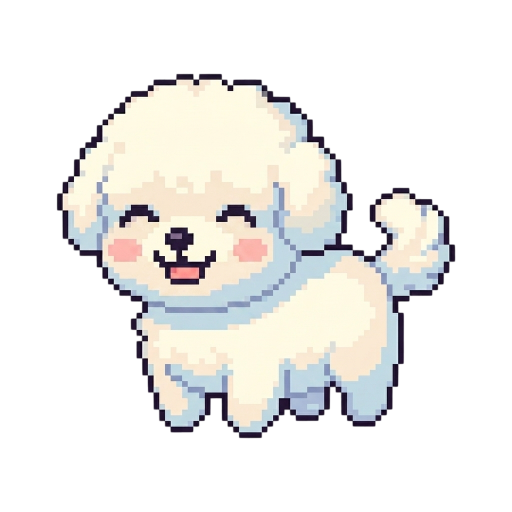
#> input picture assets/bichon/happy.png, 1024 x 1024 px, found by its file name (shown at 1/2 size)
$ python _gen_p2.py
#> lines starting #> are read from the running program, lines starting #| are printed output that depends on the picture; after the words box and inside, x2 and y2 are one past the last pixel; in counts of white or black regions, pixels touching at a corner belong together
"""
P2 픽셀아트 생성기
- breeds/{shiba,maltese,poodle,husky}.png (32x32 머리만, 종 선택 카드용)
- accessories/{hat_red,ribbon,collar,scarf,glasses}.png (32x32, 강아지 위 오버레이)
- icons/icon-256.png, icon-512.png (PWA 아이콘, happy 스프라이트 업스케일)
"""
from PIL import Image, ImageFilter
import os

BASE = os.path.dirname(os.path.abspath(__file__))

TR = (0, 0, 0, 0)
OUT = (60, 36, 28, 255)
EYE = (40, 26, 22, 255)
EYE_HL = (255, 255, 255, 255)
NOSE = (50, 32, 26, 255)
PINK = (255, 168, 178, 255)


def px(img, x, y, c):
    w, h = img.size
    if 0 <= x < w and 0 <= y < h:
        img.putpixel((x, y), c)


def rect(img, x0, y0, x1, y1, c):
    for y in range(y0, y1+1):
        for x in range(x0, x1+1):
            px(img, x, y, c)


def hline(img, x0, x1, y, c):
    for x in range(x0, x1+1): px(img, x, y, c)


def vline(img, x, y0, y1, c):
    for y in range(y0, y1+1): px(img, x, y, c)


# ----- 종별 머리 (32x32) ------------------------------------------------
# 각 종 — 색감만 다르게. 둥근 머리 + 귀 + 얼굴.
def head(fur, fur_d, belly, ear_style="droop", extra=None):
    img = Image.new("RGBA", (32, 32), TR)
    # ears
    if ear_style == "droop":
        # left ear (drooping)
        for i in range(4):
            hline(img, 7 - i, 7 + i, 8 + i, OUT)
        rect(img, 5, 9, 7, 12, fur_d)
        # right ear
        for i in range(4):
            hline(img, 24 - i, 24 + i, 8 + i, OUT)
        rect(img, 24, 9, 26, 12, fur_d)
    elif ear_style == "perked":
        # pointed up
        for i in range(5):
            hline(img, 7 - i + max(0, i-2), 7 + i - max(0, i-2), 4 + i, OUT)
        rect(img, 6, 5, 8, 8, fur_d)
        for i in range(5):
            hline(img, 24 - i + max(0, i-2), 24 + i - max(0, i-2), 4 + i, OUT)
        rect(img, 23, 5, 25, 8, fur_d)
    elif ear_style == "fluffy":
        # round fluffy ears
        rect(img, 5, 7, 8, 11, fur_d)
        px(img, 4, 8, OUT); px(img, 4, 9, OUT); px(img, 4, 10, OUT)
        px(img, 9, 7, OUT); px(img, 8, 6, OUT); px(img, 7, 6, OUT); px(img, 6, 7, OUT); px(img, 5, 7, OUT)
        rect(img, 23, 7, 26, 11, fur_d)
        px(img, 27, 8, OUT); px(img, 27, 9, OUT); px(img, 27, 10, OUT)
        px(img, 22, 7, OUT); px(img, 23, 6, OUT); px(img, 24, 6, OUT); px(img, 25, 6, OUT); px(img, 26, 7, OUT)

    # head outline
    hline(img, 10, 21, 9, OUT)
    px(img, 9, 10, OUT); px(img, 22, 10, OUT)
    vline(img, 8, 11, 22, OUT)
    vline(img, 23, 11, 22, OUT)
    hline(img, 9, 22, 23, OUT)

    # head fill
    rect(img, 9, 10, 22, 22, fur)
    rect(img, 12, 16, 19, 22, belly)

    # darker top
    hline(img, 10, 12, 10, fur_d)
    hline(img, 19, 21, 10, fur_d)

    # eyes (open)
    px(img, 12, 14, EYE); px(img, 12, 15, EYE); px(img, 13, 14, EYE_HL)
    px(img, 18, 14, EYE); px(img, 18, 15, EYE); px(img, 19, 14, EYE_HL)

    # nose
    rect(img, 14, 17, 17, 18, NOSE)
    px(img, 15, 17, (90, 60, 50, 255))

    # mouth — small smile
    px(img, 13, 20, OUT)
    px(img, 14, 21, OUT); px(img, 15, 20, OUT); px(img, 16, 20, OUT); px(img, 17, 21, OUT)
    px(img, 18, 20, OUT)

    if extra: extra(img, fur, fur_d, belly)
    return img


def shiba_extra(img, fur, fur_d, belly):
    # 시바: 갈색 + 흰 가슴 + 짙은 점 (이미 기본 톤)
    pass


def maltese_extra(img, fur, fur_d, belly):
    # 말티즈: 흰. extra fluff 점들
    px(img, 10, 11, fur_d); px(img, 21, 11, fur_d)


def poodle_extra(img, fur, fur_d, belly):
    # 푸들: 곱슬 점 패턴 추가
    for (x, y) in [(11,12),(13,11),(15,11),(17,11),(19,12),(20,13),(11,13)]:
        px(img, x, y, fur_d)


def husky_extra(img, fur, fur_d, belly):
    # 허스키: 파란 눈 + 마스크 패턴
    BLUE = (130, 200, 240, 255); BLUE_D = (90, 160, 220, 255)
    px(img, 12, 14, BLUE_D); px(img, 13, 14, EYE_HL); px(img, 12, 15, BLUE)
    px(img, 18, 14, BLUE_D); px(img, 19, 14, EYE_HL); px(img, 18, 15, BLUE)
    # white mask on muzzle 영역은 belly가 이미 그려서 OK
    # 어두운 마스크 위 양 옆
    rect(img, 9, 11, 11, 13, fur_d)
    rect(img, 20, 11, 22, 13, fur_d)


BREEDS = {
    "shiba":   {"fur":(235,178,110,255), "fur_d":(200,138,78,255),  "belly":(252,232,200,255), "ear":"droop",  "extra":shiba_extra},
    "maltese": {"fur":(252,248,238,255), "fur_d":(220,210,196,255), "belly":(255,255,250,255), "ear":"droop",  "extra":maltese_extra},
    "poodle":  {"fur":(240,228,210,255), "fur_d":(180,160,140,255), "belly":(252,244,228,255), "ear":"fluffy", "extra":poodle_extra},
    "husky":   {"fur":(180,180,200,255), "fur_d":(110,110,140,255), "belly":(245,245,250,255), "ear":"perked", "extra":husky_extra},
}


def gen_breeds():
    out = os.path.join(BASE, "breeds")
    os.makedirs(out, exist_ok=True)
    for bid, p in BREEDS.items():
        img = head(p["fur"], p["fur_d"], p["belly"], p["ear"], p["extra"])
        img.save(os.path.join(out, f"{bid}.png"))
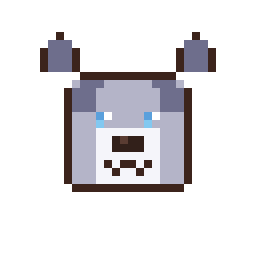
#> img: PIL image 32x32 RGBA (shown 8 times larger); mean R, G, B, A 37.5, 36, 39.1, 67.2; transparent parts drawn white


# ----- 액세서리 32x32 -------------------------------------------------
def acc_canvas():
    return Image.new("RGBA", (32, 32), TR)


def make_hat_red():
    img = acc_canvas()
    # 빨간 모자 (top hat 아닌, 둥근 야구모자/베레)
    RED = (220, 60, 70, 255); RED_D = (160, 30, 40, 255); WHITE = (255, 255, 255, 255)
    # brim
    hline(img, 5, 26, 22, OUT)
    hline(img, 6, 25, 21, RED_D)
    # crown
    rect(img, 8, 12, 23, 21, RED)
    rect(img, 8, 12, 23, 13, RED_D)
    # outline
    hline(img, 8, 23, 11, OUT)
    vline(img, 7, 12, 21, OUT)
    vline(img, 24, 12, 21, OUT)
    # white star
    px(img, 14, 16, WHITE); px(img, 15, 15, WHITE); px(img, 16, 15, WHITE); px(img, 17, 16, WHITE)
    px(img, 14, 17, WHITE); px(img, 17, 17, WHITE); px(img, 15, 18, WHITE); px(img, 16, 18, WHITE)
    return img


def make_ribbon():
    img = acc_canvas()
    PINK_R = (255, 130, 170, 255); PINK_RD = (200, 80, 130, 255); CENTER = (255, 230, 240, 255)
    # left bow
    rect(img, 5, 11, 12, 19, PINK_R)
    px(img, 5, 11, OUT); px(img, 12, 11, OUT); px(img, 5, 19, OUT); px(img, 12, 19, OUT)
    vline(img, 4, 12, 18, OUT); vline(img, 13, 12, 18, PINK_RD)
    # right bow
    rect(img, 19, 11, 26, 19, PINK_R)
    px(img, 19, 11, OUT); px(img, 26, 11, OUT); px(img, 19, 19, OUT); px(img, 26, 19, OUT)
    vline(img, 18, 12, 18, PINK_RD); vline(img, 27, 12, 18, OUT)
    # center knot
    rect(img, 13, 13, 18, 17, CENTER)
    rect(img, 13, 13, 18, 13, OUT); rect(img, 13, 17, 18, 17, OUT)
    vline(img, 13, 13, 17, OUT); vline(img, 18, 13, 17, OUT)
    return img


def make_collar():
    img = acc_canvas()
    LEATHER = (170, 90, 50, 255); LEATHER_D = (110, 60, 30, 255); GOLD = (245, 210, 80, 255); GOLD_D = (200, 150, 30, 255)
    # collar band
    rect(img, 2, 13, 29, 18, LEATHER)
    hline(img, 2, 29, 13, OUT)
    hline(img, 2, 29, 18, OUT)
    hline(img, 2, 29, 14, LEATHER_D)
    hline(img, 2, 29, 17, LEATHER_D)
    # studs
    for x in [6, 11, 21, 26]:
        rect(img, x, 15, x+1, 16, GOLD)
        px(img, x, 15, OUT); px(img, x+1, 16, GOLD_D)
    # bone tag
    rect(img, 13, 19, 18, 24, GOLD)
    rect(img, 13, 19, 18, 19, OUT); rect(img, 13, 24, 18, 24, OUT)
    vline(img, 12, 20, 23, OUT); vline(img, 19, 20, 23, OUT)
    px(img, 13, 21, OUT); px(img, 18, 21, OUT)
    rect(img, 14, 21, 17, 22, GOLD_D)
    return img


def make_scarf():
    img = acc_canvas()
    BLUE = (110, 180, 230, 255); BLUE_D = (60, 120, 180, 255); WHITE = (240, 248, 255, 255)
    # wrap around neck
    rect(img, 3, 13, 28, 18, BLUE)
    hline(img, 3, 28, 13, OUT); hline(img, 3, 28, 18, OUT)
    # stripes
    for x in range(4, 28, 4):
        vline(img, x, 14, 17, BLUE_D)
        vline(img, x+1, 14, 17, WHITE)
    # tail flowing down right
    rect(img, 21, 18, 26, 26, BLUE)
    px(img, 21, 18, OUT); px(img, 26, 18, OUT)
    vline(img, 20, 19, 26, OUT); vline(img, 27, 19, 25, OUT)
    hline(img, 21, 26, 27, OUT)
    # stripe on tail
    vline(img, 22, 20, 25, BLUE_D)
    vline(img, 24, 20, 25, WHITE)
    return img


def make_glasses():
    img = acc_canvas()
    FRAME = (40, 40, 50, 255); LENS = (150, 200, 240, 180); LENS_HL = (255, 255, 255, 220)
    # left lens
    rect(img, 4, 12, 13, 19, LENS)
    hline(img, 4, 13, 11, FRAME); hline(img, 4, 13, 20, FRAME)
    vline(img, 3, 12, 19, FRAME); vline(img, 14, 12, 19, FRAME)
    # right lens
    rect(img, 18, 12, 27, 19, LENS)
    hline(img, 18, 27, 11, FRAME); hline(img, 18, 27, 20, FRAME)
    vline(img, 17, 12, 19, FRAME); vline(img, 28, 12, 19, FRAME)
    # bridge
    hline(img, 14, 17, 14, FRAME); hline(img, 14, 17, 16, FRAME)
    # highlights
    rect(img, 5, 13, 7, 14, LENS_HL)
    rect(img, 19, 13, 21, 14, LENS_HL)
    return img


ACC = {
    "hat_red": make_hat_red,
    "ribbon": make_ribbon,
    "collar": make_collar,
    "scarf": make_scarf,
    "glasses": make_glasses,
}


def gen_accessories():
    out = os.path.join(BASE, "accessories")
    os.makedirs(out, exist_ok=True)
    for name, fn in ACC.items():
        img = fn()
        img.save(os.path.join(out, f"{name}.png"))
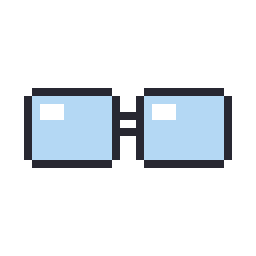
#> img: PIL image 32x32 RGBA (shown 8 times larger); mean R, G, B, A 27.6, 34.9, 41.4, 47.5; transparent parts drawn white


# ----- PWA 아이콘 (256, 512) ------------------------------------------
def gen_icons():
    out = os.path.join(BASE, "icons")
    os.makedirs(out, exist_ok=True)
    # base: puppy/happy.png 32x32 → upscale NEAREST
    happy = Image.open(os.path.join(BASE, "puppy", "happy.png")).convert("RGBA")
#> happy is the input picture: PIL image 1024x1024 RGBA; mean R, G, B, A 74.3, 73.3, 70.8, 90
    # composite onto pastel background with rounded mask
    for size in (256, 512):
        bg = Image.new("RGBA", (size, size), (253, 233, 217, 255))
        # soft circle gradient — simple radial via mask
        # round corners
        radius = size // 7
        # mask for rounded square
        mask = Image.new("L", (size, size), 0)
        from PIL import ImageDraw
        d = ImageDraw.Draw(mask)
        d.rounded_rectangle((0, 0, size-1, size-1), radius=radius, fill=255)
        # decorative: sun in corner
        d2 = ImageDraw.Draw(bg)
        d2.ellipse((size*0.06, size*0.06, size*0.22, size*0.22), fill=(255, 226, 138, 255))
        # puppy in center, large
        ph = happy.resize((int(size*0.7), int(size*0.7)), Image.NEAREST)
        cx = (size - ph.width) // 2
        cy = (size - ph.height) // 2 + int(size*0.04)
        bg.alpha_composite(ph, (cx, cy))
        # apply mask
        out_img = Image.new("RGBA", (size, size), (0,0,0,0))
        out_img.paste(bg, (0, 0), mask)
        out_img.save(os.path.join(out, f"icon-{size}.png"))
#> this loop made 2 passes
#> pass 1, in gen_icons, `bg = Image.new("RGBA", (size, size), (253, 233, 217, 255))`:
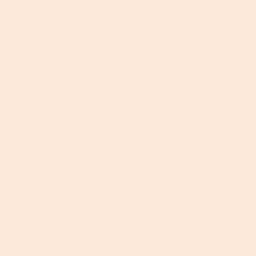
#> bg: PIL image 256x256 RGBA; mean R, G, B, A 253, 233, 217, 255
#> pass 1, in gen_icons, `ph = happy.resize((int(size*0.7), int(size*0.7)), Image.NEAREST)`:
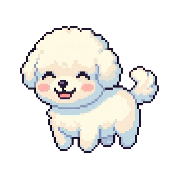
#> ph: PIL image 179x179 RGBA; mean R, G, B, A 73.7, 72.5, 70.2, 89.4; transparent parts drawn white
#> after the loop:
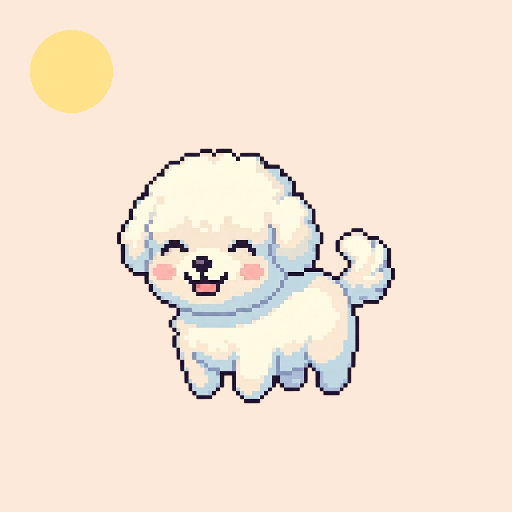
#> bg: PIL image 512x512 RGBA; mean R, G, B, A 245.6, 228.4, 212.4, 255
#> after the loop:
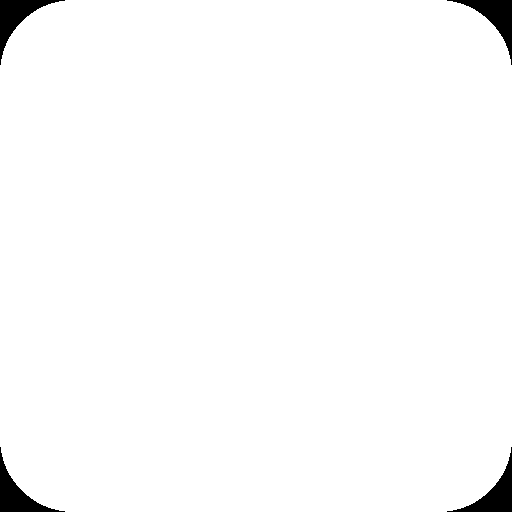
#> mask: PIL image 512x512 L; 98.2% white; 4 black regions, box (x1, y1, x2, y2) and area: (0, 0, 65, 65) 1164, (447, 0, 512, 65) 1164, (0, 447, 65, 512) 1164, (447, 447, 512, 512) 1164
#> after the loop:
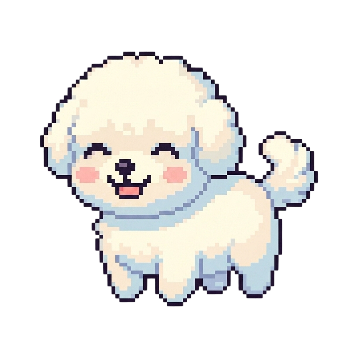
#> ph: PIL image 358x358 RGBA; mean R, G, B, A 74.3, 73.2, 70.8, 90; transparent parts drawn white


def main():
    gen_breeds()
    gen_accessories()
    gen_icons()
    print("P2 assets generated")


if __name__ == "__main__":
    main()

$ run again, with assets/bichon/eating.png copied over assets/bichon/happy.png
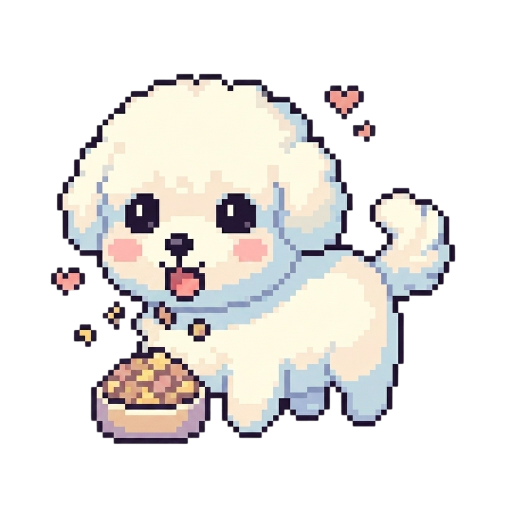
#> input picture assets/bichon/eating.png, 1024 x 1024 px, found by its file name (shown at 1/2 size)
#> in gen_icons, happy is the input picture: PIL image 1024x1024 RGBA; mean R, G, B, A 77.2, 74.5, 72.2, 97.3
#> after the loop in gen_icons, `for size in (256, 512):`:
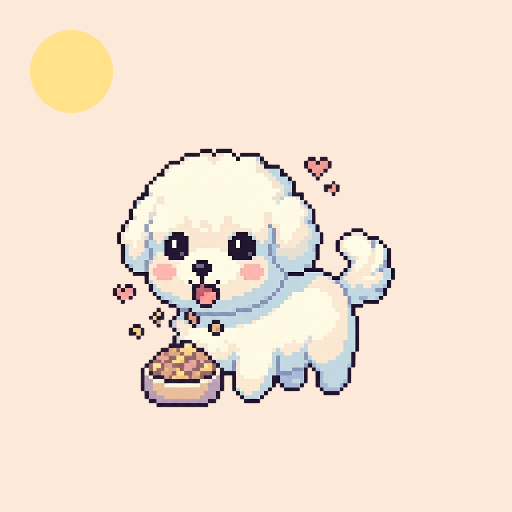
#> bg: PIL image 512x512 RGBA; mean R, G, B, A 243.4, 225.7, 210, 255
#> after the loop in gen_icons, `for size in (256, 512):`:
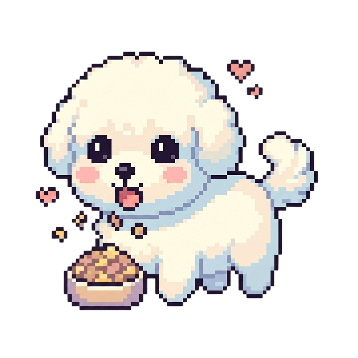
#> ph: PIL image 358x358 RGBA; mean R, G, B, A 77.1, 74.4, 72.1, 97.2; transparent parts drawn white

$ run again, with assets/bichon/sad.png copied over assets/bichon/happy.png
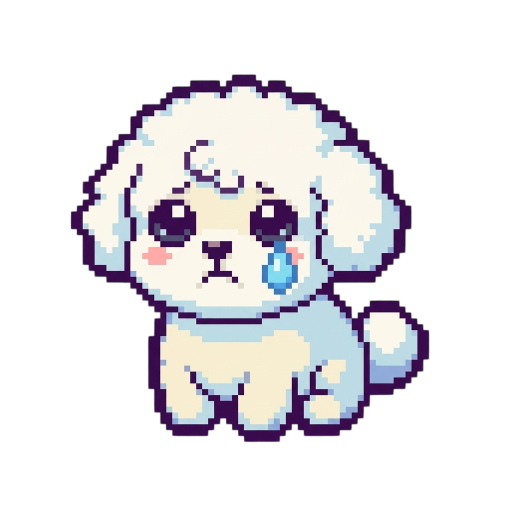
#> input picture assets/bichon/sad.png, 1024 x 1024 px, found by its file name (shown at 1/2 size)
#> in gen_icons, happy is the input picture: PIL image 1024x1024 RGBA; mean R, G, B, A 64.1, 62, 66, 88.2
#> after the loop in gen_icons, `for size in (256, 512):`:
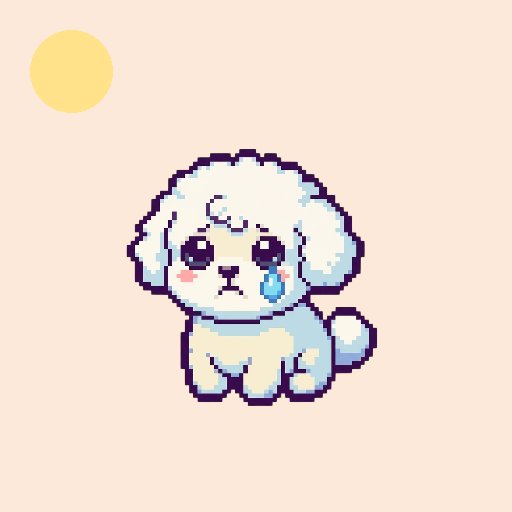
#> bg: PIL image 512x512 RGBA; mean R, G, B, A 241.5, 223.8, 210.8, 255
#> after the loop in gen_icons, `for size in (256, 512):`:
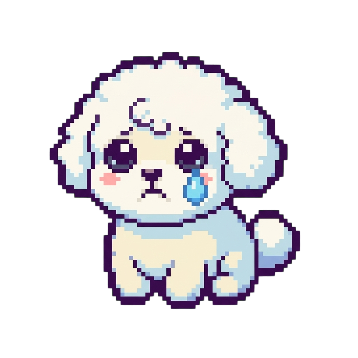
#> ph: PIL image 358x358 RGBA; mean R, G, B, A 64.1, 62.1, 66, 88.3; transparent parts drawn white
